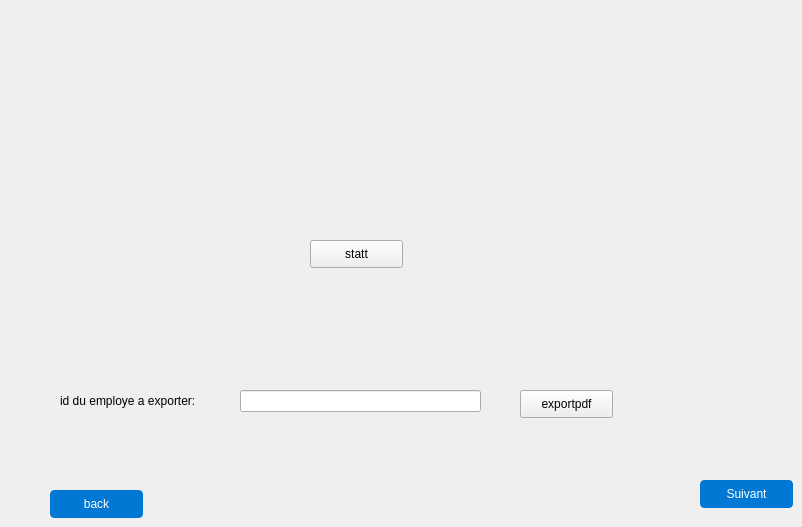
             <widget class="QWidget" name="page_11">
              <widget class="QPushButton" name="exportpdfb">
               <property name="geometry">
                <rect>
                 <x>520</x>
                 <y>390</y>
                 <width>93</width>
                 <height>28</height>
                </rect>
               </property>
               <property name="text">
                <string>exportpdf</string>
               </property>
              </widget>
              <widget class="QLineEdit" name="ll">
               <property name="geometry">
                <rect>
                 <x>240</x>
                 <y>390</y>
                 <width>241</width>
                 <height>22</height>
                </rect>
               </property>
              </widget>
              <widget class="QLabel" name="label_26">
               <property name="geometry">
                <rect>
                 <x>60</x>
                 <y>390</y>
                 <width>221</width>
                 <height>21</height>
                </rect>
               </property>
               <property name="text">
                <string>id du employe a exporter:</string>
               </property>
              </widget>
              <widget class="QPushButton" name="bac_4">
               <property name="geometry">
                <rect>
                 <x>50</x>
                 <y>490</y>
                 <width>93</width>
                 <height>28</height>
                </rect>
               </property>
               <property name="styleSheet">
                <string notr="true">QPushButton {

background-color: #0078D4; /* Button background color similar to Windows */

color: #FFFFFF; /* Button text color */

border: 1px solid #0078D4; /* Button border color */

border-radius: 4px; /* Button border radius */

padding: 6px 12px; /* Button padding */

}



QPushButton:hover {

background-color: #00559B; /* Hovered button background color */

border: 1px solid #00559B; /* Hovered button border color */

}



QPushButton:pressed {

background-color: #003C75; /* Pressed button background color */

border: 1px solid #003C75; /* Pressed button border color */

}



QPushButton:focus {

border: 1px solid #0078D4; /* Focused button border color */

outline: none; /* Remove the focus outline */

}</string>
               </property>
               <property name="text">
                <string>back</string>
               </property>
              </widget>
              <widget class="QPushButton" name="stat">
               <property name="geometry">
                <rect>
                 <x>310</x>
                 <y>240</y>
                 <width>93</width>
                 <height>28</height>
                </rect>
               </property>
               <property name="text">
                <string>statt</string>
               </property>
              </widget>
              <widget class="QLabel" name="malelabel">
               <property name="geometry">
                <rect>
                 <x>110</x>
                 <y>120</y>
                 <width>181</width>
                 <height>31</height>
                </rect>
               </property>
               <property name="text">
                <string/>
               </property>
              </widget>
              <widget class="QLabel" name="femalelabel">
               <property name="geometry">
                <rect>
                 <x>425</x>
                 <y>126</y>
                 <width>161</width>
                 <height>20</height>
                </rect>
               </property>
               <property name="text">
                <string/>
               </property>
              </widget>
              <widget class="QPushButton" name="suivant_5">
               <property name="geometry">
                <rect>
                 <x>700</x>
                 <y>480</y>
                 <width>93</width>
                 <height>28</height>
                </rect>
               </property>
               <property name="styleSheet">
                <string notr="true">QPushButton {

background-color: #0078D4; /* Button background color similar to Windows */

color: #FFFFFF; /* Button text color */

border: 1px solid #0078D4; /* Button border color */

border-radius: 4px; /* Button border radius */

padding: 6px 12px; /* Button padding */

}



QPushButton:hover {

background-color: #00559B; /* Hovered button background color */

border: 1px solid #00559B; /* Hovered button border color */

}



QPushButton:pressed {

background-color: #003C75; /* Pressed button background color */

border: 1px solid #003C75; /* Pressed button border color */

}



QPushButton:focus {

border: 1px solid #0078D4; /* Focused button border color */

outline: none; /* Remove the focus outline */

}</string>
               </property>
               <property name="text">
                <string>Suivant</string>
               </property>
              </widget>
             </widget>
